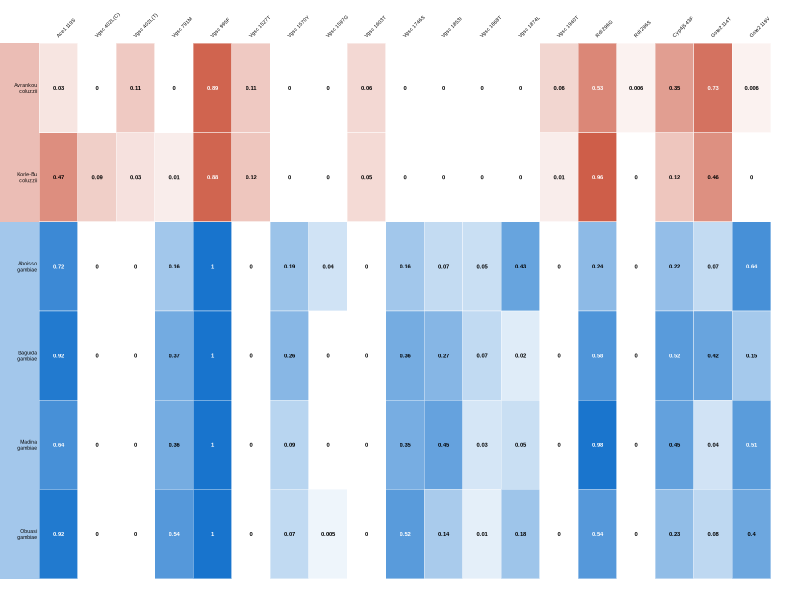

Write the R code that produced this figure.
library(data.table)

snp.frequencies <- fread('target_site_genotype_frequencies.csv', key = 'Locus')
# Sort the SNP names into a nicer order
table.order <- c('Ace1.119S_A', 
                 'Vgsc.402L_C', 
                 'Vgsc.402L_T', 
                 'Vgsc.791M_T', 
                 'Vgsc.995F_T', 
                 'Vgsc.1527T_C', 
                 'Vgsc.1570Y_T', 
                 'Vgsc.1597G_G', 
                 'Vgsc.1603T_C', 
                 'Vgsc.1746S_T', 
                 'Vgsc.1853I_A', 
                 'Vgsc.1868T_C', 
                 'Vgsc.1874L_T', 
                 'Vgsc.1940T_C', 
                 'Rdl.296G_G', 
                 'Rdl.296S_T', 
                 'Cyp4j5.43F_A', 
                 'Gste2.114T_G', 
                 'Gste2.119V_C')
snp.frequencies <- snp.frequencies[table.order, ]

snp.freq.flipped <- t(snp.frequencies[, -1])
snp.names <- snp.frequencies[[1]]

# All SNPs except 402L can have the mutant nucleotide part of the name removed
snp.names[!grepl('402L', snp.names)] <- sub('_.*', '', snp.names[!grepl('402L', snp.names)])
# For the 402L snp, we format the name more nicely
snp.names[grepl('402L', snp.names)] <- sub('$', ')', sub('_', '(', snp.names[grepl('402L', snp.names)]))
colnames(snp.freq.flipped) <- snp.names

# Sort the rows how we will want them in the output
pop.order <- c('Avrankou.coluzzii',
               'Korle-Bu.coluzzii', 
               'Aboisso.gambiae',
               'Baguida.gambiae', 
               'Madina.gambiae', 
               'Obuasi.gambiae')
snp.freq.flipped <- snp.freq.flipped[pop.order, ]



# A function that will lighten the colour by a given proportion
lighten.col <- function(color, lightness){
	col.rgb <- col2rgb(color)/255
	red <- 1-(1-col.rgb[1])*lightness
	blue <- 1-(1-col.rgb[2])*lightness
	green <- 1-(1-col.rgb[3])*lightness
	rgb(cbind(red, blue, green))
}

# A function that will round to x significant digits, unless the number is small, then just take
# one
signif2 <- function(x, digits, threshold = 0.1){
	small.x <- x < threshold 
	x[small.x] <- signif(x[small.x], 1)
	x[!small.x] <- signif(x[!small.x], digits)
	x
}


plot.table <- function(freq.table, species.colours = c(coluzzii = 'coral3', gambiae = 'dodgerblue3'), 
                       text.cell.cex = 0.65, pop.cex = 0.5, snp.cex = 0.5, ...){
	if ((length(names(species.colours)) == 0) | !any(names(species.colours) %in% c('arabiensis', 'gambiae', 'coluzzii', 'intermediate')))
		names(species.colours) <- c('arabiensis', 'gambiae', 'coluzzii', 'intermediate')
	par(mar = c(0,3,3,0), ...)
	plot(c(0,ncol(freq.table)), -c(0,nrow(freq.table)), type = 'n', bty = 'n', xaxt = 'n', yaxt = 'n', xlab = '', ylab = '')
	x.matrix <- matrix(1:ncol(freq.table), nrow(freq.table), ncol(freq.table), byrow = T)
	y.matrix <- matrix(1:nrow(freq.table), nrow(freq.table), ncol(freq.table))
	text.col.matrix <- c('black', 'white')[(freq.table > 0.5) + 1]
	text.cell.matrix <- signif2(freq.table, 2)
	col.matrix <- matrix(rgb(0.8, 0.8, 0.8), nrow(freq.table), ncol(freq.table))
	for (i in 1:nrow(freq.table)){
		this.row <- freq.table[i, ]
		if (any(!is.na(this.row))){
			this.species <- sub('^.*\\.', '', rownames(freq.table)[i])
			col.matrix[i, !is.na(this.row)] <- lighten.col(species.colours[this.species], sqrt(this.row[!is.na(this.row)]))
		}
	}
	rect(x.matrix - 1, 1 - y.matrix, x.matrix, - y.matrix, col = col.matrix, border = 'white', lwd = text.cell.cex)
	text(x.matrix - 0.5, 0.5 - y.matrix, text.cell.matrix, cex = text.cell.cex, col = text.col.matrix, font = 2)
	text(x.matrix[1,] - 0.5, (par('usr')[4] - par('usr')[3])/100, srt = 45, adj = c(0,0), sub('\\.', ' ', colnames(freq.table)), xpd = NA, cex = snp.cex)
	country.names <- sub('\\.[^.]*$', '', rownames(freq.table))
	species <- sub('.*\\.', '', rownames(freq.table))
	rect(x.matrix[1,1]-1, 1 - y.matrix, par('usr')[1] - (par('usr')[2] - par('usr')[1])/5, -y.matrix, col = sapply(species.colours[species], lighten.col, 0.4), border = NA, xpd = NA)
	text(x.matrix[1,1]-1, 0.5 - y.matrix[,1], paste(country.names, '  \n', species, '  ', sep = ''), adj = 1, cex = pop.cex, xpd = NA)
}


png('target_snp_frequencies.png', width = 4, height = 1.2, units = 'in', res = 300)
par(family = 'Arial')
plot.table(snp.freq.flipped, 
         text.cell.cex = 0.35,
         pop.cex = 0.3,
         snp.cex = 0.3,
         mai = c(0,0.1,0.22,0)
)
dev.off()

